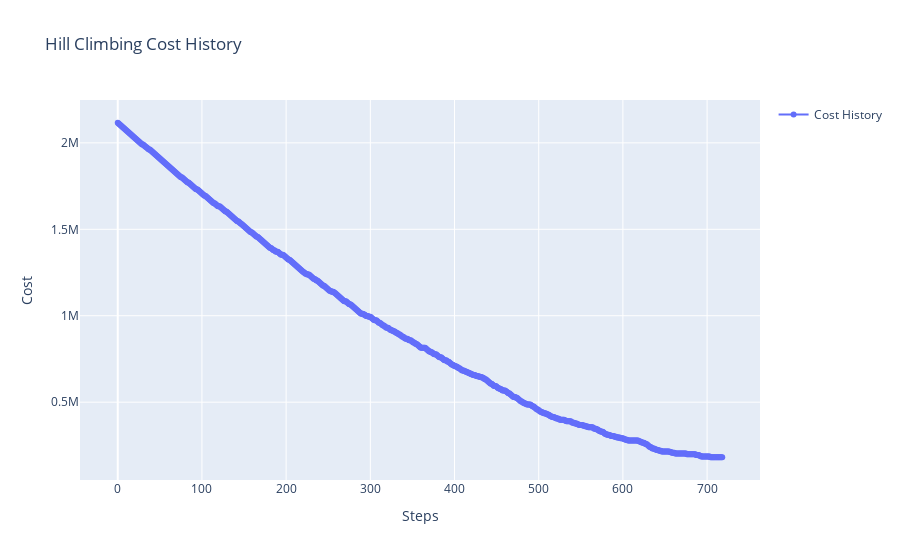

Source (notebook cell):
### Code cell
import numpy as np
import plotly.graph_objects as go
from tqdm import tqdm

# 设置参数
UNIVERSE_SIZE = 1000
NUM_SETS = 100
DENSITY = 0.2

# 生成随机集合
SETS = np.random.random((NUM_SETS, UNIVERSE_SIZE)) < DENSITY
for s in range(UNIVERSE_SIZE):
    if not np.any(SETS[:, s]):
        SETS[np.random.randint(NUM_SETS), s] = True

# 计算成本
COSTS = np.power(SETS.sum(axis=1), 1.1)

# 检查解是否有效
def valid(solution):
    return np.all(np.logical_or.reduce(SETS[solution]))

# 计算解的成本
def cost(solution):
    return COSTS[solution].sum()

# 执行 Hill Climbing 算法
def hill_climbing(max_steps):
    current_solution = np.random.choice([True, False], size=NUM_SETS, p=[0.5, 0.5])
    history = []

    for step in tqdm(range(max_steps), desc='Steps'):
        if valid(current_solution):
            current_cost = cost(current_solution)
            history.append(current_cost)

            # 打印当前步和成本
            print(f"Step: {step}, Cost: {current_cost}")

            # 生成候选解
            candidates = [current_solution.copy() for _ in range(5)]
            for candidate in candidates:
                flip_index = np.random.randint(0, NUM_SETS)
                candidate[flip_index] = not candidate[flip_index]

            # 选择最优的候选解
            costs = [cost(candidate) for candidate in candidates]
            best_candidate = candidates[np.argmin(costs)]

            if cost(best_candidate) < current_cost:
                current_solution = best_candidate

    return current_solution, history

# 执行算法
best_solution, history = hill_climbing(max_steps=1000)

# 可视化结果
fig = go.Figure()
fig.add_trace(go.Scatter(y=history, mode='lines+markers', name='Cost History'))
fig.update_layout(title='Hill Climbing Cost History',
                  xaxis_title='Steps',
                  yaxis_title='Cost',
                  showlegend=True)

fig.show()

# 输出最终结果
print("Best solution valid:", valid(best_solution))
print("Best solution cost:", cost(best_solution))

### Figure 1 — Plotly figure (JSON) as saved in the notebook; plotly's stock layout.template omitted (floating-point values rounded to 4 significant figures; data arrays with more than 128 entries replaced by an {"elided": "..."} marker saying what was removed)
{"data": [{"mode": "lines+markers", "name": "Cost History", "type": "scatter", "y": {"elided": "719 float values"}}], "layout": {"showlegend": true, "title": {"text": "Hill Climbing Cost History"}, "xaxis": {"title": {"text": "Steps"}}, "yaxis": {"title": {"text": "Cost"}}}}
